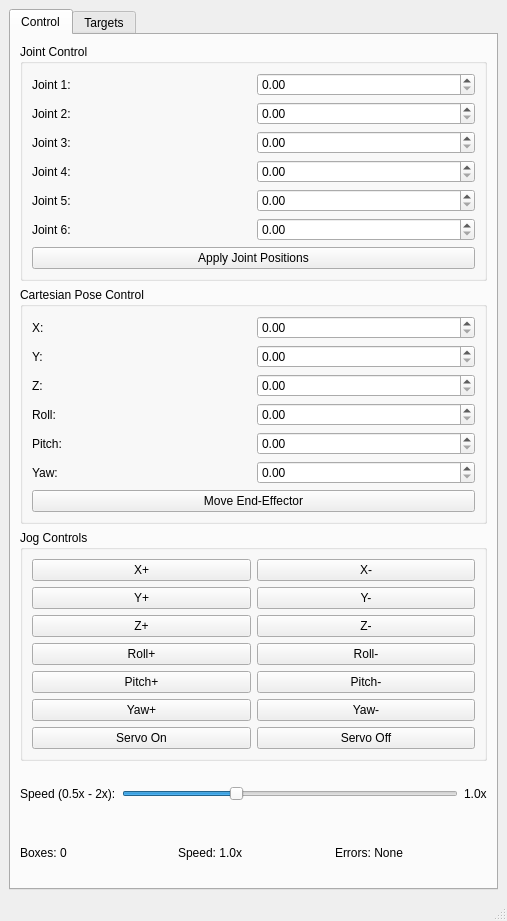
<?xml version="1.0" encoding="UTF-8"?>
<ui version="4.0">
 <class>MainWindow</class>
 <widget class="QMainWindow" name="MainWindow">
  <property name="geometry">
   <rect>
    <x>0</x>
    <y>0</y>
    <width>507</width>
    <height>921</height>
   </rect>
  </property>
  <property name="windowTitle">
   <string>Parol6 Robotic Arm Control</string>
  </property>
  <widget class="QWidget" name="centralwidget">
   <layout class="QVBoxLayout" name="verticalLayout">
    <item>
     <widget class="QTabWidget" name="tabWidget">
      <property name="currentIndex">
       <number>0</number>
      </property>
      <widget class="QWidget" name="tab_control">
       <attribute name="title">
        <string>Control</string>
       </attribute>
       <layout class="QVBoxLayout" name="verticalLayout_4">
        <item>
         <widget class="QGroupBox" name="groupBoxJointControl">
          <property name="title">
           <string>Joint Control</string>
          </property>
          <layout class="QGridLayout" name="gridLayoutJointControl">
           <item row="3" column="1">
            <widget class="QDoubleSpinBox" name="spinJoint4"/>
           </item>
           <item row="2" column="1">
            <widget class="QDoubleSpinBox" name="spinJoint3"/>
           </item>
           <item row="4" column="0">
            <widget class="QLabel" name="labelJoint5">
             <property name="text">
              <string>Joint 5:</string>
             </property>
            </widget>
           </item>
           <item row="0" column="1">
            <widget class="QDoubleSpinBox" name="spinJoint1"/>
           </item>
           <item row="3" column="0">
            <widget class="QLabel" name="labelJoint4">
             <property name="text">
              <string>Joint 4:</string>
             </property>
            </widget>
           </item>
           <item row="5" column="0">
            <widget class="QLabel" name="labelJoint6">
             <property name="text">
              <string>Joint 6:</string>
             </property>
            </widget>
           </item>
           <item row="0" column="0">
            <widget class="QLabel" name="labelJoint1">
             <property name="text">
              <string>Joint 1:</string>
             </property>
            </widget>
           </item>
           <item row="1" column="1">
            <widget class="QDoubleSpinBox" name="spinJoint2"/>
           </item>
           <item row="4" column="1">
            <widget class="QDoubleSpinBox" name="spinJoint5"/>
           </item>
           <item row="5" column="1">
            <widget class="QDoubleSpinBox" name="spinJoint6"/>
           </item>
           <item row="2" column="0">
            <widget class="QLabel" name="labelJoint3">
             <property name="text">
              <string>Joint 3:</string>
             </property>
            </widget>
           </item>
           <item row="1" column="0">
            <widget class="QLabel" name="labelJoint2">
             <property name="text">
              <string>Joint 2:</string>
             </property>
            </widget>
           </item>
           <item row="6" column="0" colspan="2">
            <widget class="QPushButton" name="btnApplyJointPositions">
             <property name="text">
              <string>Apply Joint Positions</string>
             </property>
            </widget>
           </item>
          </layout>
         </widget>
        </item>
        <item>
         <widget class="QGroupBox" name="groupBoxPoseControl">
          <property name="title">
           <string>Cartesian Pose Control</string>
          </property>
          <layout class="QGridLayout" name="gridLayoutPoseControl">
           <item row="3" column="1">
            <widget class="QDoubleSpinBox" name="spinRoll"/>
           </item>
           <item row="3" column="0">
            <widget class="QLabel" name="labelRoll">
             <property name="text">
              <string>Roll:</string>
             </property>
            </widget>
           </item>
           <item row="1" column="1">
            <widget class="QDoubleSpinBox" name="spinY"/>
           </item>
           <item row="0" column="1">
            <widget class="QDoubleSpinBox" name="spinX"/>
           </item>
           <item row="6" column="0" colspan="2">
            <widget class="QPushButton" name="btnMoveToPose">
             <property name="text">
              <string>Move End-Effector</string>
             </property>
            </widget>
           </item>
           <item row="2" column="1">
            <widget class="QDoubleSpinBox" name="spinZ"/>
           </item>
           <item row="2" column="0">
            <widget class="QLabel" name="labelZ">
             <property name="text">
              <string>Z:</string>
             </property>
            </widget>
           </item>
           <item row="5" column="0">
            <widget class="QLabel" name="labelYaw">
             <property name="text">
              <string>Yaw:</string>
             </property>
            </widget>
           </item>
           <item row="5" column="1">
            <widget class="QDoubleSpinBox" name="spinYaw"/>
           </item>
           <item row="0" column="0">
            <widget class="QLabel" name="labelX">
             <property name="text">
              <string>X:</string>
             </property>
            </widget>
           </item>
           <item row="1" column="0">
            <widget class="QLabel" name="labelY">
             <property name="text">
              <string>Y:</string>
             </property>
            </widget>
           </item>
           <item row="4" column="0">
            <widget class="QLabel" name="labelPitch">
             <property name="text">
              <string>Pitch:</string>
             </property>
            </widget>
           </item>
           <item row="4" column="1">
            <widget class="QDoubleSpinBox" name="spinPitch"/>
           </item>
          </layout>
         </widget>
        </item>
        <item>
         <widget class="QGroupBox" name="groupBoxJogControls">
          <property name="title">
           <string>Jog Controls</string>
          </property>
          <layout class="QGridLayout" name="gridLayoutJog">
           <item row="1" column="0">
            <widget class="QPushButton" name="btnJogYPlus">
             <property name="text">
              <string>Y+</string>
             </property>
            </widget>
           </item>
           <item row="2" column="0">
            <widget class="QPushButton" name="btnJogZPlus">
             <property name="text">
              <string>Z+</string>
             </property>
            </widget>
           </item>
           <item row="4" column="0">
            <widget class="QPushButton" name="btnJogPPlus">
             <property name="text">
              <string>Pitch+</string>
             </property>
            </widget>
           </item>
           <item row="0" column="1">
            <widget class="QPushButton" name="btnJogXMinus">
             <property name="text">
              <string>X-</string>
             </property>
            </widget>
           </item>
           <item row="2" column="1">
            <widget class="QPushButton" name="btnJogZMinus">
             <property name="text">
              <string>Z-</string>
             </property>
            </widget>
           </item>
           <item row="6" column="1">
            <widget class="QPushButton" name="btnServoOff">
             <property name="text">
              <string>Servo Off</string>
             </property>
            </widget>
           </item>
           <item row="4" column="1">
            <widget class="QPushButton" name="btnJogPMinus">
             <property name="text">
              <string>Pitch-</string>
             </property>
            </widget>
           </item>
           <item row="3" column="1">
            <widget class="QPushButton" name="btnJogRMinus">
             <property name="text">
              <string>Roll-</string>
             </property>
            </widget>
           </item>
           <item row="0" column="0">
            <widget class="QPushButton" name="btnJogXPlus">
             <property name="text">
              <string>X+</string>
             </property>
            </widget>
           </item>
           <item row="5" column="0">
            <widget class="QPushButton" name="btnJogYawPlus">
             <property name="text">
              <string>Yaw+</string>
             </property>
            </widget>
           </item>
           <item row="3" column="0">
            <widget class="QPushButton" name="btnJogRPlus">
             <property name="text">
              <string>Roll+</string>
             </property>
            </widget>
           </item>
           <item row="6" column="0">
            <widget class="QPushButton" name="btnServoOn">
             <property name="text">
              <string>Servo On</string>
             </property>
            </widget>
           </item>
           <item row="1" column="1">
            <widget class="QPushButton" name="btnJogYMinus">
             <property name="text">
              <string>Y-</string>
             </property>
            </widget>
           </item>
           <item row="5" column="1">
            <widget class="QPushButton" name="btnJogYawMinus">
             <property name="text">
              <string>Yaw-</string>
             </property>
            </widget>
           </item>
          </layout>
         </widget>
        </item>
        <item>
         <layout class="QHBoxLayout" name="speedLayout">
          <item>
           <widget class="QLabel" name="labelSpeed">
            <property name="text">
             <string>Speed (0.5x - 2x):</string>
            </property>
           </widget>
          </item>
          <item>
           <widget class="QSlider" name="sliderSpeed">
            <property name="minimum">
             <number>50</number>
            </property>
            <property name="maximum">
             <number>200</number>
            </property>
            <property name="value">
             <number>100</number>
            </property>
            <property name="orientation">
             <enum>Qt::Horizontal</enum>
            </property>
           </widget>
          </item>
          <item>
           <widget class="QLabel" name="labelCurrentSpeed">
            <property name="text">
             <string>1.0x</string>
            </property>
           </widget>
          </item>
         </layout>
        </item>
        <item>
         <layout class="QHBoxLayout" name="statusLayout">
          <item>
           <widget class="QLabel" name="labelBoxCount">
            <property name="text">
             <string>Boxes: 0</string>
            </property>
           </widget>
          </item>
          <item>
           <widget class="QLabel" name="labelActiveSpeed">
            <property name="text">
             <string>Speed: 1.0x</string>
            </property>
           </widget>
          </item>
          <item>
           <widget class="QLabel" name="labelErrors">
            <property name="text">
             <string>Errors: None</string>
            </property>
           </widget>
          </item>
         </layout>
        </item>
       </layout>
      </widget>
      <widget class="QWidget" name="tab_targets">
       <attribute name="title">
        <string>Targets</string>
       </attribute>
       <layout class="QVBoxLayout" name="verticalLayout_3">
        <item>
         <layout class="QVBoxLayout" name="verticalLayout_2"/>
        </item>
        <item>
         <widget class="QPushButton" name="btnShowJointValues">
          <property name="text">
           <string>Show Joint Values</string>
          </property>
         </widget>
        </item>
        <item>
         <widget class="QPushButton" name="btnShowPoseValues">
          <property name="text">
           <string>Show Pose Values</string>
          </property>
         </widget>
        </item>
        <item>
         <layout class="QHBoxLayout" name="targetDropdownLayout">
          <item>
           <widget class="QLineEdit" name="lineEditTargetName">
            <property name="placeholderText">
             <string>Enter target name...</string>
            </property>
           </widget>
          </item>
          <item>
           <widget class="QComboBox" name="comboBoxTargets"/>
          </item>
          <item>
           <widget class="QPushButton" name="btnGoToTarget">
            <property name="text">
             <string>Go to Target</string>
            </property>
           </widget>
          </item>
         </layout>
        </item>
        <item>
         <widget class="QPushButton" name="btnSaveTarget">
          <property name="text">
           <string>Save joint Target</string>
          </property>
         </widget>
        </item>
        <item>
         <widget class="QPushButton" name="btnSaveTarget_2">
          <property name="text">
           <string>Save Pose Target</string>
          </property>
         </widget>
        </item>
        <item>
         <widget class="QFrame" name="frame_2">
          <property name="frameShape">
           <enum>QFrame::StyledPanel</enum>
          </property>
          <property name="frameShadow">
           <enum>QFrame::Raised</enum>
          </property>
         </widget>
        </item>
        <item>
         <layout class="QGridLayout" name="jointValuesLayout">
          <item row="3" column="0">
           <widget class="QLabel" name="labelJoint2Value">
            <property name="text">
             <string>Joint2:</string>
            </property>
           </widget>
          </item>
          <item row="4" column="0">
           <widget class="QLabel" name="labelJoint3Value">
            <property name="text">
             <string>Joint3:</string>
            </property>
           </widget>
          </item>
          <item row="5" column="0">
           <widget class="QLabel" name="labelJoint4Value">
            <property name="text">
             <string>Joint4:</string>
            </property>
           </widget>
          </item>
          <item row="6" column="0">
           <widget class="QLabel" name="labelJoint5Value">
            <property name="text">
             <string>Joint5:</string>
            </property>
           </widget>
          </item>
          <item row="2" column="0">
           <widget class="QLabel" name="labelJoint1Value">
            <property name="text">
             <string>Joint1:</string>
            </property>
           </widget>
          </item>
          <item row="7" column="0">
           <widget class="QLabel" name="labelJoint6Value">
            <property name="text">
             <string>Joint6:</string>
            </property>
           </widget>
          </item>
          <item row="2" column="1">
           <widget class="QLabel" name="valueJoint1">
            <property name="text">
             <string>0.0</string>
            </property>
           </widget>
          </item>
          <item row="4" column="1">
           <widget class="QLabel" name="valueJoint3">
            <property name="text">
             <string>0.0</string>
            </property>
           </widget>
          </item>
          <item row="6" column="1">
           <widget class="QLabel" name="valueJoint5">
            <property name="text">
             <string>0.0</string>
            </property>
           </widget>
          </item>
          <item row="3" column="1">
           <widget class="QLabel" name="valueJoint2">
            <property name="text">
             <string>0.0</string>
            </property>
           </widget>
          </item>
          <item row="5" column="1">
           <widget class="QLabel" name="valueJoint4">
            <property name="text">
             <string>0.0</string>
            </property>
           </widget>
          </item>
          <item row="7" column="1">
           <widget class="QLabel" name="valueJoint6">
            <property name="text">
             <string>0.0</string>
            </property>
           </widget>
          </item>
         </layout>
        </item>
        <item>
         <widget class="QFrame" name="frame">
          <property name="frameShape">
           <enum>QFrame::StyledPanel</enum>
          </property>
          <property name="frameShadow">
           <enum>QFrame::Raised</enum>
          </property>
         </widget>
        </item>
        <item>
         <layout class="QGridLayout" name="jointValuesLayout_3">
          <item row="2" column="1">
           <widget class="QLabel" name="valueJoint3_3">
            <property name="text">
             <string>0.0</string>
            </property>
           </widget>
          </item>
          <item row="5" column="0">
           <widget class="QLabel" name="labelJoint6Value_3">
            <property name="text">
             <string>Yaw:</string>
            </property>
           </widget>
          </item>
          <item row="0" column="1">
           <widget class="QLabel" name="valueJoint1_3">
            <property name="text">
             <string>0.0</string>
            </property>
           </widget>
          </item>
          <item row="3" column="0">
           <widget class="QLabel" name="labelJoint4Value_3">
            <property name="text">
             <string>Roll:</string>
            </property>
           </widget>
          </item>
          <item row="1" column="1">
           <widget class="QLabel" name="valueJoint2_3">
            <property name="text">
             <string>0.0</string>
            </property>
           </widget>
          </item>
          <item row="5" column="1">
           <widget class="QLabel" name="valueJoint6_3">
            <property name="text">
             <string>0.0</string>
            </property>
           </widget>
          </item>
          <item row="2" column="0">
           <widget class="QLabel" name="labelJoint3Value_3">
            <property name="text">
             <string>Z:</string>
            </property>
           </widget>
          </item>
          <item row="3" column="1">
           <widget class="QLabel" name="valueJoint4_3">
            <property name="text">
             <string>0.0</string>
            </property>
           </widget>
          </item>
          <item row="0" column="0">
           <widget class="QLabel" name="labelJoint1Value_3">
            <property name="text">
             <string>X:</string>
            </property>
           </widget>
          </item>
          <item row="4" column="0">
           <widget class="QLabel" name="labelJoint5Value_3">
            <property name="text">
             <string>Pitch:</string>
            </property>
           </widget>
          </item>
          <item row="1" column="0">
           <widget class="QLabel" name="labelJoint2Value_3">
            <property name="text">
             <string>Y:</string>
            </property>
           </widget>
          </item>
          <item row="4" column="1">
           <widget class="QLabel" name="valueJoint5_3">
            <property name="text">
             <string>0.0</string>
            </property>
           </widget>
          </item>
         </layout>
        </item>
        <item>
         <widget class="QTextEdit" name="textTargetValues">
          <property name="readOnly">
           <bool>true</bool>
          </property>
         </widget>
        </item>
       </layout>
      </widget>
     </widget>
    </item>
   </layout>
  </widget>
  <widget class="QMenuBar" name="menubar">
   <property name="geometry">
    <rect>
     <x>0</x>
     <y>0</y>
     <width>507</width>
     <height>22</height>
    </rect>
   </property>
  </widget>
  <widget class="QStatusBar" name="statusbar"/>
 </widget>
 <resources/>
 <connections/>
</ui>
